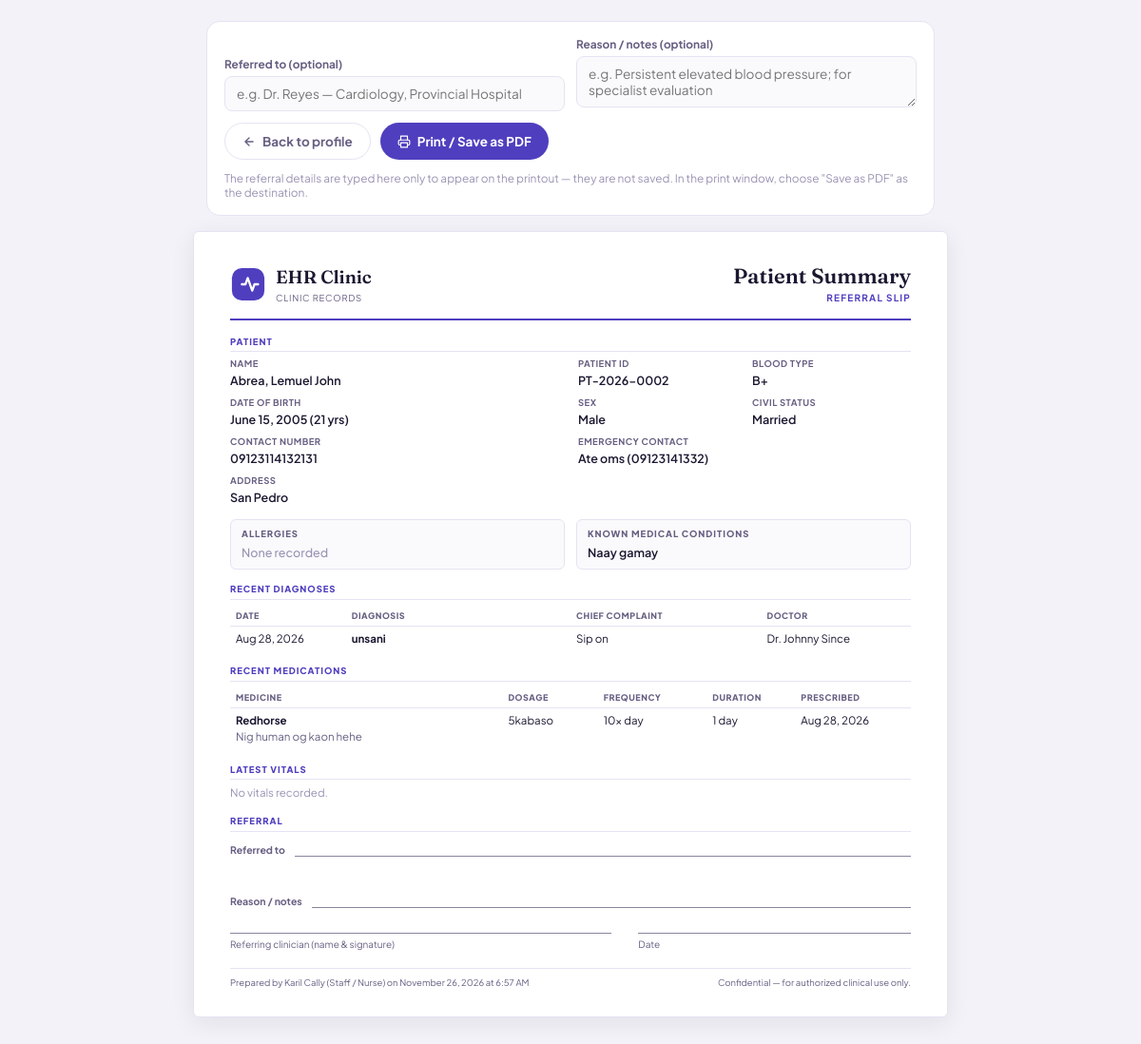
Screenshot of /patient_summary.php?id=2 (signed in) with the database file from the repository.
### tables this page shows
CREATE TABLE `patients` (
  `patient_id` int(11) NOT NULL AUTO_INCREMENT,
  `patient_code` varchar(20) NOT NULL,
  `first_name` varchar(60) NOT NULL,
  `middle_name` varchar(60) DEFAULT NULL,
  `last_name` varchar(60) NOT NULL,
  `date_of_birth` date NOT NULL,
  `sex` enum('male','female') NOT NULL,
  `civil_status` enum('single','married','widowed','separated') DEFAULT NULL,
  `address` varchar(255) DEFAULT NULL,
  `contact_number` varchar(20) DEFAULT NULL,
  `emergency_contact_name` varchar(100) DEFAULT NULL,
  `emergency_contact_number` varchar(20) DEFAULT NULL,
  `blood_type` enum('A+','A-','B+','B-','AB+','AB-','O+','O-','unknown') NOT NULL DEFAULT 'unknown',
  `allergies` text DEFAULT NULL,
  `medical_conditions` text DEFAULT NULL,
  `status` enum('active','archived') NOT NULL DEFAULT 'active',
  `created_by` int(11) DEFAULT NULL,
  `created_at` datetime NOT NULL DEFAULT current_timestamp(),
  `updated_at` datetime NOT NULL DEFAULT current_timestamp() ON UPDATE current_timestamp(),
  PRIMARY KEY (`patient_id`),
  UNIQUE KEY `patient_code` (`patient_code`),
  KEY `created_by` (`created_by`),
  CONSTRAINT `patients_ibfk_1` FOREIGN KEY (`created_by`) REFERENCES `users` (`user_id`) ON DELETE SET NULL
);

CREATE TABLE `consultations` (
  `consultation_id` int(11) NOT NULL AUTO_INCREMENT,
  `appointment_id` int(11) DEFAULT NULL,
  `patient_id` int(11) NOT NULL,
  `doctor_id` int(11) NOT NULL,
  `chief_complaint` varchar(255) DEFAULT NULL,
  `symptoms` text DEFAULT NULL,
  `physical_exam` text DEFAULT NULL,
  `diagnosis` text DEFAULT NULL,
  `treatment_plan` text DEFAULT NULL,
  `doctor_notes` text DEFAULT NULL,
  `created_at` datetime NOT NULL DEFAULT current_timestamp(),
  PRIMARY KEY (`consultation_id`),
  KEY `appointment_id` (`appointment_id`),
  KEY `doctor_id` (`doctor_id`),
  KEY `idx_patient` (`patient_id`),
  CONSTRAINT `consultations_ibfk_1` FOREIGN KEY (`appointment_id`) REFERENCES `appointments` (`appointment_id`) ON DELETE SET NULL,
  CONSTRAINT `consultations_ibfk_2` FOREIGN KEY (`patient_id`) REFERENCES `patients` (`patient_id`) ON DELETE CASCADE,
  CONSTRAINT `consultations_ibfk_3` FOREIGN KEY (`doctor_id`) REFERENCES `users` (`user_id`)
);

CREATE TABLE `users` (
  `user_id` int(11) NOT NULL AUTO_INCREMENT,
  `username` varchar(50) NOT NULL,
  `password_hash` varchar(255) NOT NULL,
  `full_name` varchar(100) NOT NULL,
  `email` varchar(150) DEFAULT NULL,
  `role` enum('admin','doctor','staff') NOT NULL,
  `account_status` enum('active','inactive') NOT NULL DEFAULT 'active',
  `avatar_path` varchar(255) DEFAULT NULL,
  `last_login_at` datetime DEFAULT NULL,
  `created_at` datetime NOT NULL DEFAULT current_timestamp(),
  `updated_at` datetime NOT NULL DEFAULT current_timestamp() ON UPDATE current_timestamp(),
  PRIMARY KEY (`user_id`),
  UNIQUE KEY `username` (`username`)
);

CREATE TABLE `prescription_items` (
  `item_id` int(11) NOT NULL AUTO_INCREMENT,
  `prescription_id` int(11) NOT NULL,
  `medicine_name` varchar(150) NOT NULL,
  `dosage` varchar(100) DEFAULT NULL,
  `frequency` varchar(100) DEFAULT NULL,
  `duration` varchar(100) DEFAULT NULL,
  `instructions` varchar(255) DEFAULT NULL,
  PRIMARY KEY (`item_id`),
  KEY `prescription_id` (`prescription_id`),
  CONSTRAINT `prescription_items_ibfk_1` FOREIGN KEY (`prescription_id`) REFERENCES `prescriptions` (`prescription_id`) ON DELETE CASCADE
);

### includes/auth.php (called while the page is built, shortened)
<?php
function base_url($path = "") {
    static $basePath = null;
    if ($basePath === null) {
        $appRoot = realpath(__DIR__ . '/..');
        $docRoot = realpath($_SERVER['DOCUMENT_ROOT'] ?? '');
        if ($appRoot && $docRoot && stripos($appRoot, $docRoot) === 0) {
            $basePath = str_replace('\\', '/', substr($appRoot, strlen($docRoot)));
        } else {
            $scriptDir = str_replace('\\', '/', dirname($_SERVER['SCRIPT_NAME'] ?? ''));
            $basePath = preg_replace('#/(staff|doctor|admin|api)$#', '', $scriptDir);
        }
        $basePath = '/' . trim($basePath, '/');
    }
    return rtrim($basePath, '/') . '/' . ltrim($path, '/');
}
?>

### patient_summary.php (the view, shortened to what this page needs)
<?php
require_once __DIR__ . "/includes/auth.php";
$clinicName = defined('CLINIC_NAME') ? CLINIC_NAME : 'EHR System';
$role       = $_SESSION['role'];
$roleLabel  = $role === 'doctor' ? 'Doctor' : 'Staff / Nurse';
function h($value): string {
    return htmlspecialchars(html_entity_decode((string)$value, ENT_QUOTES | ENT_HTML5, 'UTF-8'), ENT_QUOTES, 'UTF-8');
}
$id = (int)($_GET['id'] ?? 0);
$patient = null;
if ($id > 0) {
    $statusClause = ($role === 'staff') ? '' : " AND status = 'active'";
    $stmt = $conn->prepare(
        "SELECT patient_id, patient_code, first_name, middle_name, last_name, date_of_birth, sex,
                civil_status, address, contact_number, emergency_contact_name,
                emergency_contact_number, blood_type, allergies, medical_conditions, status
         FROM patients WHERE patient_id = ?" . $statusClause
    );
    $stmt->bind_param("i", $id);
    $stmt->execute();
    $patient = $stmt->get_result()->fetch_assoc() ?: null;
}
    ?>
    <?php
$dxStmt = $conn->prepare(
    "SELECT c.created_at, c.chief_complaint, c.diagnosis, u.full_name AS doctor_name
     FROM consultations c JOIN users u ON c.doctor_id = u.user_id
     WHERE c.patient_id = ? AND c.diagnosis IS NOT NULL AND c.diagnosis != ''
     ORDER BY c.created_at DESC LIMIT 5"
);
$dxStmt->bind_param("i", $id);
$dxStmt->execute();
$diagnoses = $dxStmt->get_result()->fetch_all(MYSQLI_ASSOC);
$rxStmt = $conn->prepare(
    "SELECT p.prescription_id, p.created_at, u.full_name AS doctor_name
     FROM prescriptions p JOIN users u ON p.doctor_id = u.user_id
     WHERE p.patient_id = ? ORDER BY p.created_at DESC LIMIT 3"
);
$rxStmt->bind_param("i", $id);
$rxStmt->execute();
$prescriptions = $rxStmt->get_result()->fetch_all(MYSQLI_ASSOC);
$medications = [];
foreach ($prescriptions as $rx) {
    $itemStmt = $conn->prepare(
        "SELECT medicine_name, dosage, frequency, duration, instructions
         FROM prescription_items WHERE prescription_id = ?"
    );
    $itemStmt->bind_param("i", $rx['prescription_id']);
    $itemStmt->execute();
    foreach ($itemStmt->get_result()->fetch_all(MYSQLI_ASSOC) as $item) {
        $item['prescribed_at'] = $rx['created_at'];
        $item['doctor_name']   = $rx['doctor_name'];
        $medications[] = $item;
    }
}
$vStmt = $conn->prepare(
    "SELECT blood_pressure, temperature_c, pulse_rate, respiratory_rate, oxygen_saturation,
            height_cm, weight_kg, recorded_at
     FROM vitals WHERE patient_id = ? ORDER BY recorded_at DESC LIMIT 1"
);
$vStmt->bind_param("i", $id);
$vStmt->execute();
$vitals = $vStmt->get_result()->fetch_assoc() ?: null;
$vitalParts = [];
$age = (new DateTime($patient['date_of_birth']))->diff(new DateTime('today'))->y;
$fullName = trim($patient['last_name'] . ', ' . $patient['first_name'] . ' ' . ($patient['middle_name'] ?? ''));
$niceDob  = date('F j, Y', strtotime($patient['date_of_birth']));
$emergency = trim(($patient['emergency_contact_name'] ?? '') . ' ' . (($patient['emergency_contact_number'] ?? '') !== '' ? '(' . $patient['emergency_contact_number'] . ')' : ''));
$hasAllergies  = trim((string)$patient['allergies']) !== '';
$hasConditions = trim((string)$patient['medical_conditions']) !== '';
?>
<!DOCTYPE html>
<html lang="en">
<head>
</head>
<body>
<div class="toolbar">
    <div class="toolbar-card">
        <div class="tb-field">
            <label for="refTo">Referred to (optional)</label>
            <input type="text" id="refTo" maxlength="120" placeholder="e.g. Dr. Reyes — Cardiology, Provincial Hospital">
        </div>
        <div class="tb-field">
            <label for="refReason">Reason / notes (optional)</label>
            <textarea id="refReason" rows="2" maxlength="400" placeholder="e.g. Persistent elevated blood pressure; for specialist evaluation"></textarea>
        </div>
        <div class="tb-actions">
            <a class="btn btn-secondary" href="<?= htmlspecialchars(base_url($role . '/patient_view.php')) ?>?id=<?= (int)$patient['patient_id'] ?>">
                <svg width="14" height="14" viewBox="0 0 24 24" fill="none" stroke="currentColor" stroke-width="2.3" stroke-linecap="round" stroke-linejoin="round"><path d="M19 12H5M12 19l-7-7 7-7"/></svg>
                Back to profile
            </a>
            <button type="button" class="btn btn-primary" id="btnPrint">
                <svg width="14" height="14" viewBox="0 0 24 24" fill="none" stroke="currentColor" stroke-width="2" stroke-linecap="round" stroke-linejoin="round"><polyline points="6 9 6 2 18 2 18 9"/><path d="M6 18H4a2 2 0 01-2-2v-5a2 2 0 012-2h16a2 2 0 012 2v5a2 2 0 01-2 2h-2"/><rect x="6" y="14" width="12" height="8"/></svg>
                Print / Save as PDF
            </button>
        </div>
        <div class="tb-hint">The referral details are typed here only to appear on the printout — they are not saved. In the print window, choose "Save as PDF" as the destination.</div>
    </div>
</div>
<div class="paper">
    <div class="doc-header">
        <div class="doc-brand">
            <svg width="38" height="38" viewBox="0 0 40 40" fill="none">
                <rect x="2" y="2" width="36" height="36" rx="11" fill="#4F3FBF"/>
                <path d="M13 20h4l2.5-7 5 14L27 20h4" stroke="white" stroke-width="2.4" stroke-linecap="round" stroke-linejoin="round" fill="none"/>
            </svg>
            <div>
                <div class="doc-clinic"><?= h($clinicName) ?></div>
                <div class="doc-sub">Clinic Records</div>
            </div>
        </div>
        <div class="doc-title-block">
            <div class="doc-title">Patient Summary</div>
            <div class="doc-subtitle">Referral Slip</div>
        </div>
    </div>
    <div class="doc-rule"></div>
    <div class="section">
        <div class="section-label">Patient</div>
        <div class="info-grid">
            <div class="info span2"><span class="k">Name</span><span class="v"><?= h($fullName) ?><?php if ($patient['status'] === 'archived'): ?><span class="tag-archived">Archived</span><?php endif; ?></span></div>
            <div class="info"><span class="k">Patient ID</span><span class="v"><?= h($patient['patient_code']) ?></span></div>
            <div class="info"><span class="k">Blood type</span><span class="v"><?= h($patient['blood_type'] === 'unknown' ? 'Unknown' : $patient['blood_type']) ?></span></div>
            <div class="info span2"><span class="k">Date of birth</span><span class="v"><?= h($niceDob) ?> (<?= (int)$age ?> yrs)</span></div>
            <div class="info"><span class="k">Sex</span><span class="v"><?= h(ucfirst($patient['sex'])) ?></span></div>
            <div class="info"><span class="k">Civil status</span><span class="v"><?= $patient['civil_status'] ? h(ucfirst($patient['civil_status'])) : '—' ?></span></div>
            <div class="info span2"><span class="k">Contact number</span><span class="v"><?= $patient['contact_number'] ? h($patient['contact_number']) : '—' ?></span></div>
            <div class="info span2"><span class="k">Emergency contact</span><span class="v"><?= $emergency !== '' ? h($emergency) : '—' ?></span></div>
            <div class="info span4"><span class="k">Address</span><span class="v"><?= $patient['address'] ? h($patient['address']) : '—' ?></span></div>
        </div>
    </div>
    <div class="section two-col">
        <div class="<?= $hasAllergies ? 'alert-box' : 'neutral-box' ?>">
            <div class="box-label">Allergies</div>
            <?php if ($hasAllergies): ?>
                <div class="box-text"><?= h($patient['allergies']) ?></div>
            <?php else: ?>
                <div class="box-text none">None recorded</div>
            <?php endif; ?>
        </div>
        <div class="neutral-box">
            <div class="box-label">Known medical conditions</div>
            <?php if ($hasConditions): ?>
                <div class="box-text"><?= h($patient['medical_conditions']) ?></div>
            <?php else: ?>
                <div class="box-text none">None recorded</div>
            <?php endif; ?>
        </div>
    </div>
    <div class="section">
        <div class="section-label">Recent diagnoses</div>
        <?php if (empty($diagnoses)): ?>
            <div class="empty-line">No diagnoses recorded.</div>
        <?php else: ?>
        <table class="doc-table">
            <thead><tr><th style="width:17%">Date</th><th>Diagnosis</th><th style="width:28%">Chief complaint</th><th style="width:22%">Doctor</th></tr></thead>
            <tbody>
            <?php foreach ($diagnoses as $dx): ?>
                <tr>
                    <td><?= h(date('M j, Y', strtotime($dx['created_at']))) ?></td>
                    <td><strong><?= h($dx['diagnosis']) ?></strong></td>
                    <td><?= $dx['chief_complaint'] ? h($dx['chief_complaint']) : '—' ?></td>
                    <td><?= h($dx['doctor_name']) ?></td>
                </tr>
            <?php endforeach; ?>
            </tbody>
        </table>
        <?php endif; ?>
    </div>
    <div class="section">
        <div class="section-label">Recent medications</div>
        <?php if (empty($medications)): ?>
            <div class="empty-line">No prescriptions recorded.</div>
        <?php else: ?>
        <table class="doc-table">
            <thead><tr><th>Medicine</th><th style="width:14%">Dosage</th><th style="width:16%">Frequency</th><th style="width:13%">Duration</th><th style="width:17%">Prescribed</th></tr></thead>
            <tbody>
            <?php foreach ($medications as $med): ?>
                <tr>
                    <td>
                        <strong><?= h($med['medicine_name']) ?></strong>
                        <?php if (!empty($med['instructions'])): ?><br><span style="color:#675F82"><?= h($med['instructions']) ?></span><?php endif; ?>
                    </td>
                    <td><?= $med['dosage'] ? h($med['dosage']) : '—' ?></td>
                    <td><?= $med['frequency'] ? h($med['frequency']) : '—' ?></td>
                    <td><?= $med['duration'] ? h($med['duration']) : '—' ?></td>
                    <td><?= h(date('M j, Y', strtotime($med['prescribed_at']))) ?></td>
                </tr>
            <?php endforeach; ?>
            </tbody>
        </table>
        <?php endif; ?>
    </div>
    <div class="section">
        <div class="section-label">Latest vitals</div>
        <?php if (empty($vitalParts)): ?>
            <div class="empty-line">No vitals recorded.</div>
        <?php else: ?>
            <div class="vitals-line"><?= h(implode('   ·   ', $vitalParts)) ?></div>
            <div class="vitals-date">Recorded <?= h(date('M j, Y g:i A', strtotime($vitals['recorded_at']))) ?></div>
        <?php endif; ?>
    </div>
    <div class="section">
        <div class="section-label">Referral</div>
        <div class="ref-row"><span class="k">Referred to</span><span class="line" id="printRefTo"></span></div>
        <div class="ref-row"><span class="k">Reason / notes</span><span class="line multi" id="printRefReason"></span></div>
    </div>
    <div class="sign-row">
        <div class="sign-box">Referring clinician (name &amp; signature)</div>
        <div class="sign-box">Date</div>
    </div>
    <div class="doc-footer">
        <span>Prepared by <?= h($_SESSION['full_name']) ?> (<?= h($roleLabel) ?>) on <?= h(date('F j, Y \a\t g:i A')) ?></span>
        <span>Confidential — for authorized clinical use only.</span>
    </div>
</div>
</body>
</html>

### rows the page displays
patients: fullName "Abrea, Lemuel John", patient_code "PT-2026-0002", blood_type "B+", date_of_birth "June 15, 2005", date_of_birth "21", sex "Male", civil_status "Married", contact_number "09123114132131", emergency "Ate oms (09123141332)", address "San Pedro", medical_conditions "Naay gamay"
consultations: created_at "Aug 28, 2026", diagnosis "unsani", chief_complaint "Sip on", doctor.full_name "Dr. Johnny Since"
prescription_items: medicine_name "Redhorse", instructions "Nig human og kaon hehe", dosage "5kabaso", frequency "10x day", duration "1 day", prescribed_at "Aug 28, 2026"

### other values shown
$clinicName "EHR Clinic"
$_SESSION['full_name'] "Karil Cally"
$roleLabel "Staff / Nurse"
